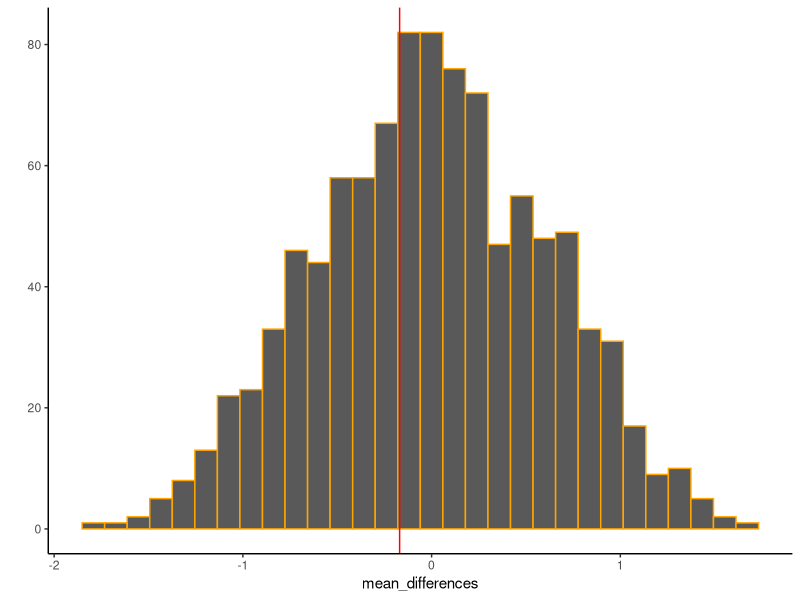

This figure's R source:
## ---- chunk 1
knitr::opts_chunk$set(echo = TRUE)
## ---- chunk 2
library(dplyr)
library(ggplot2)

group1 <- c(rnorm(10,5,2))
group2 <- c(rnorm(10,5,2))

randotest <- function(a,b,sampling=1000){
  meanfora <- mean(a)
  meanforb <- mean(b)
  diffinmeans <- meanfora - meanforb
  
  means <- c(a,b)
  
  mean_differences <- c()
  for(i in 1:sampling){
    resample <- sample(means)
    newamean <- mean(resample[1:length(a)])
    newbmean <- mean(resample[(length(a)+1):length(means)])
    mean_differences[i] <- newamean-newbmean
  }
  
  plotting <- qplot(mean_differences)+
  geom_histogram(color="orange")+
  geom_vline(xintercept=diffinmeans, color ="red")+
  theme_classic()
  
  p_value <- length(mean_differences[mean_differences >= diffinmeans])/length(sampling)
 
  
  outputq1 <- list(mean_of_a = meanfora,
                  mean_of_b = meanforb,
                  difference = diffinmeans,
                  randomization = mean_differences,
                  plot = plotting,
                  pvalue = p_value)
  return(outputq1)
}

randotest(group1,group2,1000)

